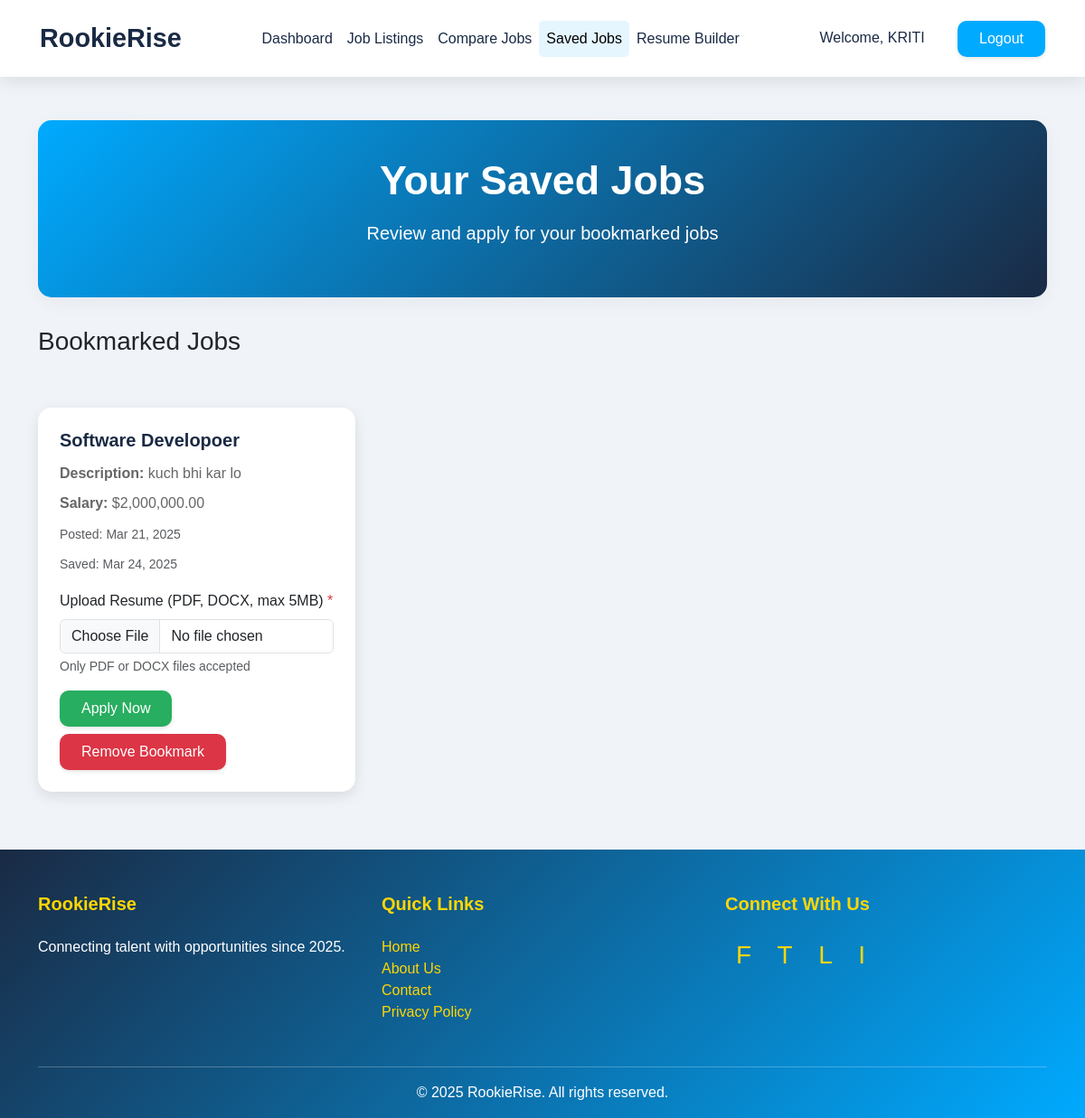
Screenshot of /applications/saved_jobs.php (signed in) with the database file from the repository.
### tables this page shows
CREATE TABLE `bookmarked_jobs` (
  `id` int(11) NOT NULL,
  `user_id` int(11) NOT NULL,
  `job_id` int(11) NOT NULL,
  `created_at` timestamp NOT NULL DEFAULT current_timestamp()
);

CREATE TABLE `jobs` (
  `id` int(11) NOT NULL,
  `employer_id` int(11) NOT NULL,
  `title` varchar(100) NOT NULL,
  `description` text NOT NULL,
  `salary` decimal(10,2) NOT NULL,
  `created_at` timestamp NOT NULL DEFAULT current_timestamp(),
  `updated_at` timestamp NULL DEFAULT NULL,
  `status` enum('active','closed','draft') NOT NULL DEFAULT 'active'
);

### applications/saved_jobs.php (the view, shortened to what this page needs)
<?php
require __DIR__ . '/../includes/db.php';
$user_id = $_SESSION['user_id'];
$user_name = htmlspecialchars($_SESSION['user_name'] ?? 'Guest', ENT_QUOTES, 'UTF-8');
$page = isset($_GET['page']) ? max(1, (int)$_GET['page']) : 1;
$limit = 10;
$offset = ($page - 1) * $limit;
$stmt = $conn->prepare("
    SELECT j.*, bj.created_at AS bookmarked_at
    FROM jobs j
    INNER JOIN bookmarked_jobs bj ON j.id = bj.job_id
    WHERE bj.user_id = ?
    ORDER BY bj.created_at DESC
    LIMIT ?, ?
");
if (!$stmt) {
    error_log("Failed to prepare statement for bookmarked jobs: " . $conn->error);
    $jobs = null;
} else {
    $stmt->bind_param("iii", $user_id, $offset, $limit);
    $stmt->execute();
    $jobs = $stmt->get_result();
}
?>
<!DOCTYPE html>
<html lang="en">
<head>
    <link rel="stylesheet" href="https://cdn.jsdelivr.net/npm/bootstrap@5.3.0/dist/css/bootstrap.min.css"
>
    <link rel="stylesheet" href="https://cdn.jsdelivr.net/npm/bootstrap-icons@1.11.3/font/bootstrap-icons.min.css">
</head>
<body>
    <nav class="navbar navbar-expand-lg" aria-label="Main navigation">
        <div class="container-fluid">
            <a class="navbar-brand" href="../index.php" aria-label="RookieRise Home">RookieRise</a>
            <div class="collapse navbar-collapse" id="navbarNav">
                <ul class="navbar-nav mx-auto">
                    <li class="nav-item">
                        <a class="nav-link" href="../views/dashboard.php">Dashboard</a>
                    </li>
                    <li class="nav-item">
                        <a class="nav-link" href="../applications/job_listings.php">Job Listings</a>
                    </li>
                    <li class="nav-item">
                        <a class="nav-link" href="../applications/compare_jobs.php"
                           aria-label="Compare Jobs">Compare Jobs</a>
                    </li>
                    <li class="nav-item">
                        <a class="nav-link active" href="../applications/saved_jobs.php"
                           aria-label="View Saved Jobs" aria-current="page">Saved Jobs</a>
                    </li>
                    <li class="nav-item">
                        <a class="nav-link" href="../views/resume_builder.php">Resume Builder</a>
                    </li>
                </ul>
                <div class="navbar-actions">
                    <span class="navbar-text me-3" aria-live="polite">
                        Welcome, <?php echo $user_name; ?>
                    </span>
                    <a href="../auth/logout.php" class="btn btn-nav-primary"
                       aria-label="Logout">Logout</a>
                </div>
            </div>
        </div>
    </nav>
    <main class="container mt-5" role="main">
        <section class="welcome-section" aria-labelledby="welcome-heading">
            <h2 class="display-5 mb-3" id="welcome-heading">Your Saved Jobs</h2>
            <p class="lead">Review and apply for your bookmarked jobs</p>
        </section>
        <section aria-labelledby="saved-jobs-heading">
            <h3 id="saved-jobs-heading" class="mb-4">Bookmarked Jobs</h3>
            <div class="job-list" id="jobList" role="region" aria-live="polite">
                <?php if ($jobs && $jobs->num_rows > 0): ?>
                    <?php while ($job = $jobs->fetch_assoc()): ?>
                        <article class="card"
                                 data-job-id="<?php echo $job['id']; ?>"
                                 tabindex="0"
                                 aria-label="Job: <?php echo htmlspecialchars($job['title']); ?>">
                            <div class="card-body">
                                <h4 class="card-title"><?php echo htmlspecialchars($job['title']); ?></h4>
                                <div class="card-text">
                                    <p><strong>Description:</strong> <?php echo nl2br(htmlspecialchars($job['description'])); ?></p>
                                    <p><strong>Salary:</strong> $<?php echo number_format($job['salary'], 2); ?></p>
                                    <p><small class="text-muted">Posted: <?php echo date('M d, Y', strtotime($job['created_at'])); ?></small></p>
                                    <p><small class="text-muted">Saved: <?php echo date('M d, Y', strtotime($job['bookmarked_at'])); ?></small></p>
                                </div>
                                <form method="POST" action="../applications/apply_job.php"
                                      enctype="multipart/form-data" class="apply-form mb-2">
                                    <div class="mb-3">
                                        <label for="resume-<?php echo $job['id']; ?>" class="form-label">
                                            Upload Resume (PDF, DOCX, max 5MB) <span class="text-danger">*</span>
                                        </label>
                                        <input type="file" name="resume" class="form-control"
                                               id="resume-<?php echo $job['id']; ?>"
                                               accept=".pdf,.docx"
                                               aria-describedby="resumeHelp-<?php echo $job['id']; ?>"
                                               required>
                                        <div id="resumeHelp-<?php echo $job['id']; ?>" class="form-text">
                                            Only PDF or DOCX files accepted
                                        </div>
                                    </div>
                                    <button type="submit" class="btn btn-success"
                                            aria-label="Apply for <?php echo htmlspecialchars($job['title']); ?>">
                                        Apply Now
                                    </button>
                                </form>
                                <button class="btn btn-danger remove-bookmark"
                                        data-job-id="<?php echo $job['id']; ?>"
                                        aria-label="Remove bookmark for <?php echo htmlspecialchars($job['title']); ?>">
                                    Remove Bookmark
                                </button>
                            </div>
                        </article>
                    <?php endwhile; ?>
                <?php endif; ?>
            </div>
        </section>
    </main>
    <footer role="contentinfo">
        <div class="container">
            <div class="row">
                <div class="col-md-4 mb-3">
                    <h5>RookieRise</h5>
                    <p>Connecting talent with opportunities since 2025.</p>
                </div>
                <div class="col-md-4 mb-3">
                    <h5>Quick Links</h5>
                    <ul class="list-unstyled">
                        <li><a href="../views/dashboard.php">Home</a></li>
                        <li><a href="#">About Us</a></li>
                        <li><a href="#">Contact</a></li>
                        <li><a href="#">Privacy Policy</a></li>
                    </ul>
                </div>
                <div class="col-md-4 mb-3">
                    <h5>Connect With Us</h5>
                    <div class="social-icons">
                        <a href="https://facebook.com" target="_blank"
                           aria-label="Follow us on Facebook" title="Facebook">
                        </a>
                        <a href="https://twitter.com" target="_blank"
                           aria-label="Follow us on Twitter" title="Twitter">
                        </a>
                        <a href="https://linkedin.com" target="_blank"
                           aria-label="Connect with us on LinkedIn" title="LinkedIn">
                        </a>
                        <a href="https://instagram.com" target="_blank"
                           aria-label="Follow us on Instagram" title="Instagram">
                        </a>
                    </div>
                </div>
            </div>
            <hr style="border-color: rgba(255,255,255,0.2);">
            <div class="text-center">
                <p class="mb-0">© <?php echo date('Y'); ?> RookieRise. All rights reserved.</p>
            </div>
        </div>
    </footer>
</body>
</html>

### applications/saved_jobs.php (style rules this page uses)
body { background: #f0f4f8; min-height: 100vh; font-family: 'Poppins', sans-serif; display: flex; flex-direction: column; }
main { flex: 1 0 auto; }
.navbar { background: rgba(255, 255, 255, 0.95); backdrop-filter: blur(10px); box-shadow: 0 4px 20px rgba(0,0,0,0.1); padding: 1rem 2rem; position: sticky; top: 0; z-index: 1000; }
.navbar-brand { font-weight: 700; font-size: 1.8rem; color: #1a2a44; transition: color 0.3s ease; }
.nav-link { color: #1a2a44; font-weight: 500; padding: 0.5rem 1rem; transition: all 0.3s ease; }
.nav-link:hover, .nav-link.active { color: #00aaff; background: rgba(0, 170, 255, 0.1); border-radius: 5px; }
.btn-nav-primary { background: #00aaff; color: white; border: none; border-radius: 25px; padding: 0.5rem 1.5rem; transition: all 0.3s ease; }
.navbar-text { color: #1a2a44; font-weight: 500; padding: 0.5rem 1rem; }
.welcome-section { background: linear-gradient(135deg, #00aaff 0%, #1a2a44 100%); color: white; border-radius: 15px; padding: 2.5rem; margin-bottom: 2rem; text-align: center; box-shadow: 0 5px 20px rgba(0,0,0,0.05); }
.welcome-section h2 { font-size: 2.8rem; font-weight: 700; margin-bottom: 0.5rem; }
.job-list { display: grid; grid-template-columns: repeat(auto-fill, minmax(320px, 1fr)); gap: 2rem; padding: 2rem 0; opacity: 1; }
.card { border: none; border-radius: 15px; background: #fff; box-shadow: 0 5px 15px rgba(0,0,0,0.1); transition: all 0.3s ease; position: relative; overflow: hidden; opacity: 1; display: block; }
.card-body { padding: 1.5rem; }
.card-title { color: #1a2a44; font-weight: 700; margin-bottom: 0.75rem; font-size: 1.25rem; }
.card-text { color: #666; line-height: 1.6; margin-bottom: 1rem; }
.card-text p { margin-bottom: 0.5rem; }
.btn { border-radius: 10px; padding: 0.5rem 1.5rem; font-weight: 500; transition: all 0.3s ease; box-shadow: 0 2px 4px rgba(0,0,0,0.1); }
.btn-success { background: #27ae60; border: none; }
.btn-danger { background: #dc3545; border: none; }
footer { background: linear-gradient(135deg, #1a2a44 0%, #00aaff 100%); color: white; padding: 3rem 0 1rem; margin-top: 2rem; flex-shrink: 0; }
footer h5 { color: #ffd700; font-weight: 600; margin-bottom: 1.5rem; }
footer a { color: #ffd700; text-decoration: none; transition: color 0.3s ease; }
.social-icons a { display: inline-block; margin: 0 0.75rem; transition: all 0.3s ease; }

### rows the page displays
bookmarked_jobs: job.title "Software Developoer", job.description "kuch bhi kar lo", job.salary "2,000,000.00", job.created_at "Mar 21, 2025", created_at "Mar 24, 2025"

### other values shown
$user_name "KRITI"
